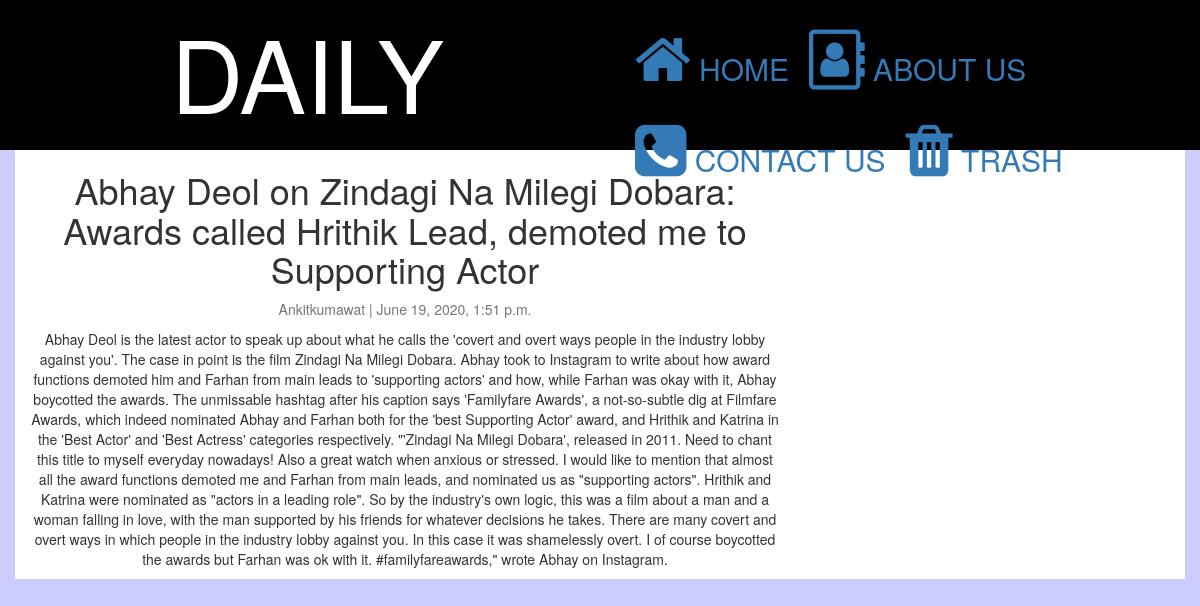
/abhay-deol-zindagi-na-milegi-dobara-awards-called-hrithik-lead-demoted-me-supporting-actor, run on the app's committed database.
### website/models.py (models this page shows, shortened)
class blog(models.Model):
    title = models.CharField(max_length=200, unique=True)
    slug = models.SlugField(max_length=200, unique=True)
    author = models.ForeignKey(User, on_delete= models.CASCADE,related_name='blog_posts')
    updated_on = models.DateTimeField(auto_now= True)
    content = models.TextField()
    created_on = models.DateTimeField(auto_now_add=True)
    status = models.IntegerField(choices=STATUS, default=0)
    class Meta:
        ordering = ['-created_on']

### website/views.py (the view)
# urls.py: path('<slug:slug>',views.post_detail,name="post_detail"),
def post_detail(request, slug):
    post = get_object_or_404(blog, slug=slug)
    return render(request, 'post_detail.html', {'check': post})

### template/post_detail.html (shortened to what this page needs)
<!DOCTYPE html>
{% load static %}
<html>
<head>
     <link rel="stylesheet" href="https://maxcdn.bootstrapcdn.com/bootstrap/3.4.1/css/bootstrap.min.css">
  	<link rel="stylesheet" href="https://cdnjs.cloudflare.com/ajax/libs/font-awesome/4.7.0/css/font-awesome.min.css">
	<link rel="stylesheet" type="text/css" href="{% static 'css/css1.css' %}">
</head>
<body>
	<div class="container-fluid">
		<div class="row">
			<div class="col-lg-12 head">
				<div class="col-lg-6">
					<p class="id1">DAILY JOURNAL</p>
				</div>
				<div class="icon-bar col-lg-6 ">
					<a href="{% url 'blog' %}"><i class="fa fa-home fa-2x"></i>&nbsp;HOME</a>
					<a href="{% url 'about' %}"><i class="fa fa-address-book-o fa-2x"></i>&nbsp;ABOUT US</a>
					<a href="{% url 'contact' %}"><i class="fa fa-phone-square fa-2x"></i>&nbsp;CONTACT US</a>
					<a href="{% url 'trash' %}"><i class="fa fa-trash fa-2x"></i>&nbsp;TRASH</a>
				</div>
			</div>
		</div>
<div class="container form1">
  <div class="row">
    <div class="col-md-8 card mb-4  mt-3 left  top">
      <div class="card-body">
           <h1>{% block title %} {{ check.title }} {% endblock title %}</h1>
        <p class=" text-muted">{{ check.author }} | {{ check.created_on }}</p>
        <p class="card-text ">{{ check.content | safe }}</p>
      </div>
    </div>
  </div>
</div>
</body>
</html>

### static/css/css1.css (style rules this page uses)
body { background-color: #ccccff; }
.head { width: 100%; height: 150px; background-color: black; }
.id1 { font-size: 100px; text-align: center; color: white; }
.icon-bar { text-align: center; }
.icon-bar a { float: left; padding-top: 30px; padding-left: 20px; font-size: 30px; }
.form1 { width:100%; height:100%; background-color:white; text-align:center; }

### data on the page
blog: title "Abhay Deol on Zindagi Na Milegi Dobara: Awards called Hrithik Lead, demoted me to Supporting Actor", author "Ankitkumawat", created_on "June 19, 2020, 1:51 p.m.", content "Abhay Deol is the latest actor to speak up about what he calls the 'covert and overt ways people in the industry lobby against you'. The case in point is the film Zindagi Na Milegi Dobara. Abhay took to Instagram to write about how award functions demoted him and Farhan from main leads to 'supporting actors' and how, while Farhan was okay with it, Abhay boycotted the awards. The unmissable hashtag after his caption says 'Familyfare Awards', a not-so-subtle dig at Filmfare Awards, which indeed nominated Abhay and Farhan both for the 'best Supporting Actor' award, and Hrithik and Katrina in the 'Best Actor' and 'Best Actress' categories respectively. \"'Zindagi Na Milegi Dobara', released in…"
